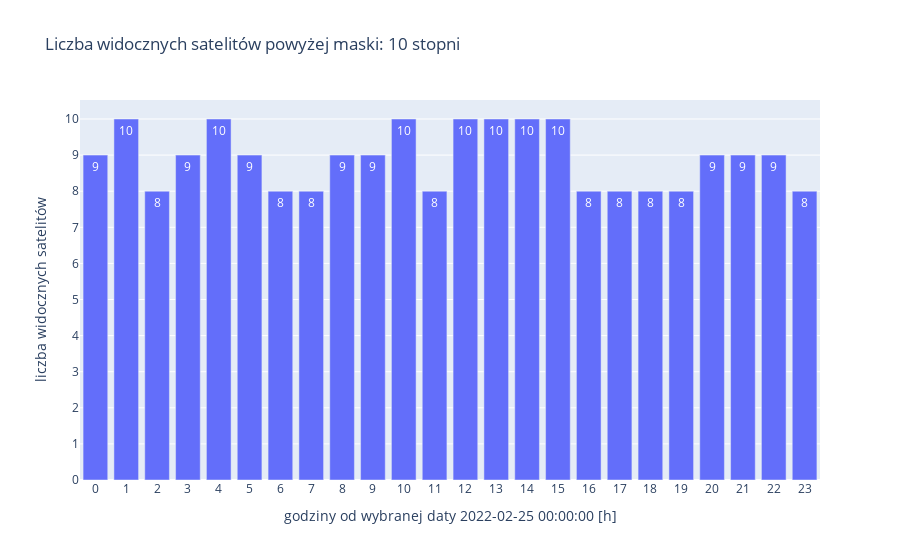

The code cell stored with this chart in its notebook:
### Code cell
fig = px.bar(iledf, x='h', y='ile', text='ile',title='Liczba widocznych satelitów powyżej maski: '+str(MASKA)+' stopni', 
            labels={'h':'godziny od wybranej daty ' + str(date(*DATA[0:3])) + ' ' + str(time(*DATA[3:])) + ' [h]','ile':'liczba widocznych satelitów'})
fig.update_layout(hovermode="closest", xaxis = dict(tickmode = 'linear', tick0=0, dtick=1), 
                  yaxis = dict(tickmode = 'linear', tick0=0, dtick=1))
fig.show()

### Figure 1 — Plotly figure (JSON) as saved in the notebook; plotly's stock layout.template omitted (floating-point values rounded to 4 significant figures)
{"data": [{"alignmentgroup": "True", "hovertemplate": "godziny od wybranej daty 2022-02-25 00:00:00 [h]=%{x}<br>liczba widocznych satelitów=%{text}<extra></extra>", "legendgroup": "", "marker": {"color": "#636efa", "pattern": {"shape": ""}}, "name": "", "offsetgroup": "", "orientation": "v", "showlegend": false, "text": [9, 10, 8, 9, 10, 9, 8, 8, 9, 9, 10, 8, 10, 10, 10, 10, 8, 8, 8, 8, 9, 9, 9, 8], "textposition": "auto", "type": "bar", "x": [0, 1, 2, 3, 4, 5, 6, 7, 8, 9, 10, 11, 12, 13, 14, 15, 16, 17, 18, 19, 20, 21, 22, 23], "xaxis": "x", "y": [9, 10, 8, 9, 10, 9, 8, 8, 9, 9, 10, 8, 10, 10, 10, 10, 8, 8, 8, 8, 9, 9, 9, 8], "yaxis": "y"}], "layout": {"barmode": "relative", "hovermode": "closest", "legend": {"tracegroupgap": 0}, "title": {"text": "Liczba widocznych satelitów powyżej maski: 10 stopni"}, "xaxis": {"anchor": "y", "domain": [0, 1], "dtick": 1, "tick0": 0, "tickmode": "linear", "title": {"text": "godziny od wybranej daty 2022-02-25 00:00:00 [h]"}}, "yaxis": {"anchor": "x", "domain": [0, 1], "dtick": 1, "tick0": 0, "tickmode": "linear", "title": {"text": "liczba widocznych satelitów"}}}}
